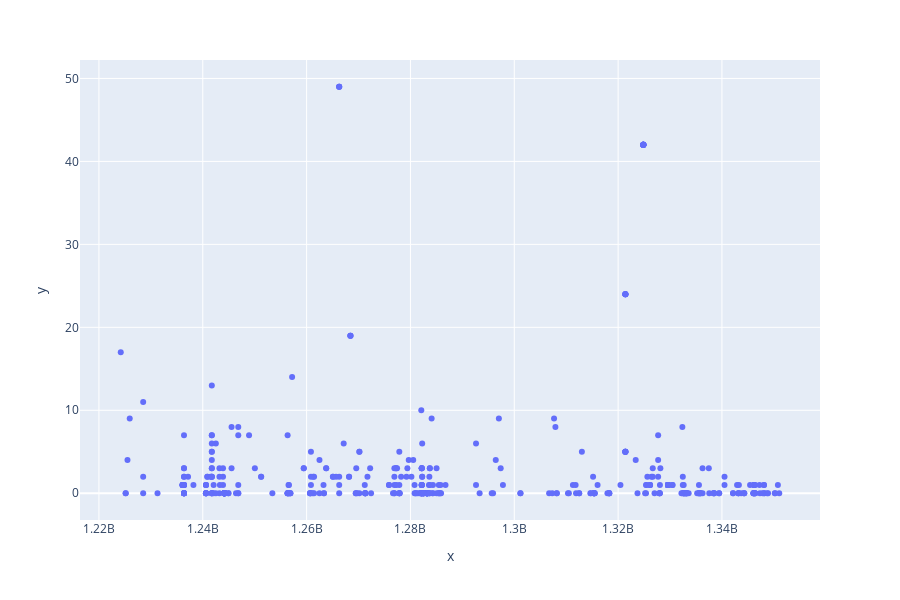

Here is the notebook cell this chart was saved with:
### Code cell
import plotly
import plotly.express as px
max = 0
maxItem = []
for item in userDict.values() :
    if len(item) > max :
        max = len(item)
        maxItem = item
timestamps = []
helpfulness = []
for review in maxItem :
    timestamps.append(review["Time"])
    if review["HelpfulnessDenominator"] == 0:
        helpfulness.append(0)
    else:
        helpfulness.append(review["HelpfulnessNumerator"])#/review["HelpfulnessDenominator"])
print(helpfulness)
fig = px.scatter(x=timestamps, y=helpfulness)
fig.show()

### Figure 1 — Plotly figure (JSON) as saved in the notebook; plotly's stock layout.template omitted (floating-point values rounded to 4 significant figures; data arrays with more than 128 entries replaced by an {"elided": "..."} marker saying what was removed)
{"data": [{"hoverlabel": {"namelength": 0}, "hovertemplate": "x=%{x}<br>y=%{y}", "legendgroup": "", "marker": {"color": "#636efa", "symbol": "circle"}, "mode": "markers", "name": "", "showlegend": false, "type": "scatter", "x": {"elided": "448 int values"}, "xaxis": "x", "y": {"elided": "448 int values"}, "yaxis": "y"}], "layout": {"height": 600, "legend": {"tracegroupgap": 0}, "margin": {"t": 60}, "xaxis": {"anchor": "y", "domain": [0, 1], "title": {"text": "x"}}, "yaxis": {"anchor": "x", "domain": [0, 1], "title": {"text": "y"}}}}
